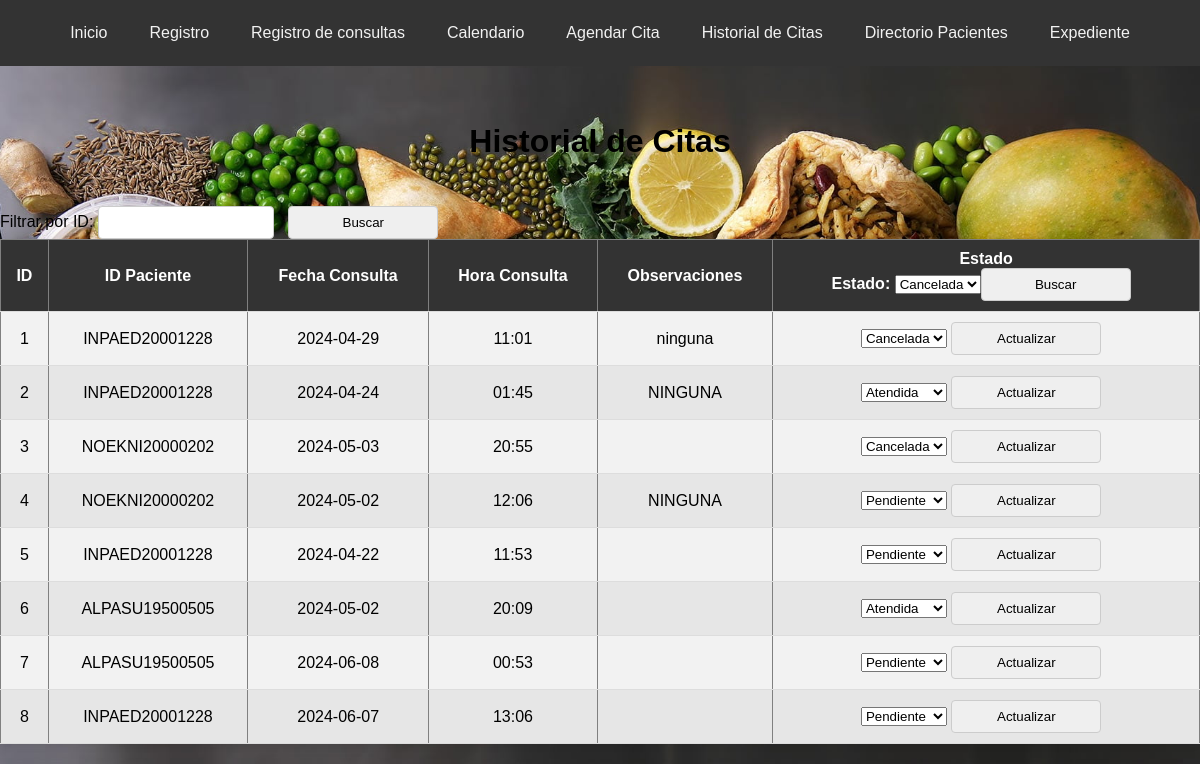
Page /historial_citas (signed in) on the committed database.
### tables this page shows
CREATE TABLE citas (
                    id_cita INTEGER PRIMARY KEY AUTOINCREMENT,
                    id_paciente TEXT,
                    fecha_consulta TEXT NOT NULL,
                    hora_consulta TEXT NOT NULL, 
                    observaciones TEXT,
                    estado TEXT DEFAULT 'Pendiente',
                    FOREIGN KEY (id_paciente) REFERENCES pacientes(id_paciente)
                );

### app.py (the view)
@app.route('/historial_citas', methods=['GET', 'POST'])
@login_required
def historial_citas():
    filter_text = request.form.get('filter_text')
    filter_by = request.form.get('filter_by')
    with get_db_connection() as connection:
        cursor = connection.cursor()
        if request.method == 'POST' and filter_text and filter_by:
            if filter_by == 'id_paciente':
                cursor.execute("SELECT * FROM citas WHERE LOWER(id_paciente) LIKE LOWER(?)", ('%' + filter_text + '%',))
            elif filter_by == 'estado':
                cursor.execute("SELECT * FROM citas WHERE LOWER(estado) = LOWER(?)", (filter_text, ))
            else:
                cursor.execute("SELECT * FROM citas")
        else:
            cursor.execute("SELECT * FROM citas")
        citas = cursor.fetchall()
    with get_db_connection() as connection:
     cursor = connection.cursor()
    cursor.execute("SELECT id_paciente, primer_apellido, segundo_apellido, nombres FROM pacientes")
    pacientes = cursor.fetchall()
    return render_template('historial_citas.html', citas=citas, pacientes=pacientes)

### app.py (called while the page is built)
def get_db_connection():
    return sqlite3.connect('nutricion_consulta.db')

def login_required(f):
    @wraps(f)
    def decorated_function(*args, **kwargs):
        if 'username' not in session:
            return redirect(url_for('login'))
        return f(*args, **kwargs)
    return decorated_function

### templates/historial_citas.html (shortened to what this page needs)
<!DOCTYPE html>
<html lang="es">
<head>
    <link rel="stylesheet" href="{{ url_for('static', filename='css/style.css') }}">
</head>
<body>
    <div class="navbar">
        <a href="/">Inicio</a>
        <a href="/registro">Registro</a>
        <a href="/consultar">Registro de consultas</a>
        <a href="/options">Calendario</a>
        <a href="/agendar_cita">Agendar Cita</a>
        <a href="/historial_citas">Historial de Citas</a>
        <a href="/directorio_pacientes">Directorio Pacientes</a>
        <a href="/expediente">Expediente</a>
        </div>
        <br>
            <h1>Historial de Citas</h1>
            <br></br>
            <form action="{{ url_for('historial_citas') }}" method="post" class="filter-form">
            <label for="filtro_id">Filtrar por ID:</label>
            <input type="text" id="filter_id" name="filter_text" list="pacientes_list" required>
            <input type="submit" value="Buscar">
        </form>
        <table border="1">
            <tr>
                <th>ID</th>
                <th>ID Paciente</th>
                <th>Fecha Consulta</th>
                <th>Hora Consulta</th>
                <th>Observaciones</th>
                <th>Estado
                    <form action="{{ url_for('historial_citas') }}" method="post" class="filter-form">
                        <label for="filter_estado">Estado:</label>
                        <select id="filter_estado" name="filter_estado">
                            <option value="Cancelada" {% if filter_estado == 'Cancelada' %} selected {% endif %}>Cancelada</option>
                            <input type="submit" value="Buscar">
                        </select>
                    </form>
                </th>
            </tr>
            {% for cita in citas %}
            <tr>
                <td>{{ cita[0] }}</td>
                <td>{{ cita[1] }}</td>
                <td>{{ cita[2] }}</td>
                <td>{{ cita[3] }}</td>
                <td>{{ cita[4] }}</td>
                <td>
                    <form action="/actualizar_estado" method="POST">
                        <select name="estado">
                            <option value="Pendiente" {% if cita[5] == 'Pendiente' %}selected{% endif %}>Pendiente</option>
                            <option value="Atendida" {% if cita[5] == 'Atendida' %}selected{% endif %}>Atendida</option>
                            <option value="Cancelada" {% if cita[5] == 'Cancelada' %}selected{% endif %}>Cancelada</option>
                        </select>
                        <input type="submit" value="Actualizar">
                    </form>
                </td>
            </tr>
            {% endfor %}
        </table>
    </body>
    </html>

### static/css/style.css (style rules this page uses)
body { font-family: Arial, sans-serif; margin: 0; padding: 0; background-image: url('/static/css/Imagen/fondo.jpg'); background-size: cover; background-position: center; background-repeat: no-repeat; }
.navbar { overflow: hidden; background-color: #333; display: flex; justify-content: center; padding: 10px 0; }
.navbar a { color: #f2f2f2; text-align: center; padding: 14px 16px; text-decoration: none; transition: background-color 0.3s ease; border-radius: 5px; margin: 0 5px; }
button, .button, .btn-login, input[type="submit"] { display: inline-block; padding: 10px 20px; border-radius: 5px; cursor: pointer; text-decoration: none; }
input:required { border-color: #ff9999; }
input[type="text"]::placeholder, input[type="password"]::placeholder { color: #999; }
input[type="text"], input[type="number"], input[type="submit"], .add-button { width: 150px; padding: 8px 12px; margin-right: 10px; border-radius: 4px; border: 1px solid #ccc; cursor: pointer; }
table { width: 100%; border-collapse: collapse; margin-bottom: 20px; background-color: #fff; border-radius: 8px; box-shadow: 0 0 10px rgba(0, 0, 0, 0.1); }
th, td { padding: 10px; text-align: center; border-bottom: 1px solid #ddd; transition: background-color 0.3s; }
th { background-color: #333; color: #ffffff; }
tr:nth-child(even) { background-color: #f2f2f2; }
tr:nth-child(odd) { background-color: #e6e6e6; }
h1, h2, strong { color: #000000; }
h1 { margin-bottom: 10px; text-align: center; }

### rows in the picture
citas: id_cita "1", id_paciente "INPAED20001228", fecha_consulta "2024-04-29", hora_consulta "11:01", observaciones "ninguna", estado "Cancelada"
citas: id_cita "2", id_paciente "INPAED20001228", fecha_consulta "2024-04-24", hora_consulta "01:45", observaciones "NINGUNA", estado "Atendida"
citas: id_cita "3", id_paciente "NOEKNI20000202", fecha_consulta "2024-05-03", hora_consulta "20:55", estado "Cancelada"
citas: id_cita "4", id_paciente "NOEKNI20000202", fecha_consulta "2024-05-02", hora_consulta "12:06", observaciones "NINGUNA", estado "Pendiente"
citas: id_cita "5", id_paciente "INPAED20001228", fecha_consulta "2024-04-22", hora_consulta "11:53", estado "Pendiente"
citas: id_cita "6", id_paciente "ALPASU19500505", fecha_consulta "2024-05-02", hora_consulta "20:09", estado "Atendida"
citas: id_cita "7", id_paciente "ALPASU19500505", fecha_consulta "2024-06-08", hora_consulta "00:53", estado "Pendiente"
citas: id_cita "8", id_paciente "INPAED20001228", fecha_consulta "2024-06-07", hora_consulta "13:06", estado "Pendiente"
